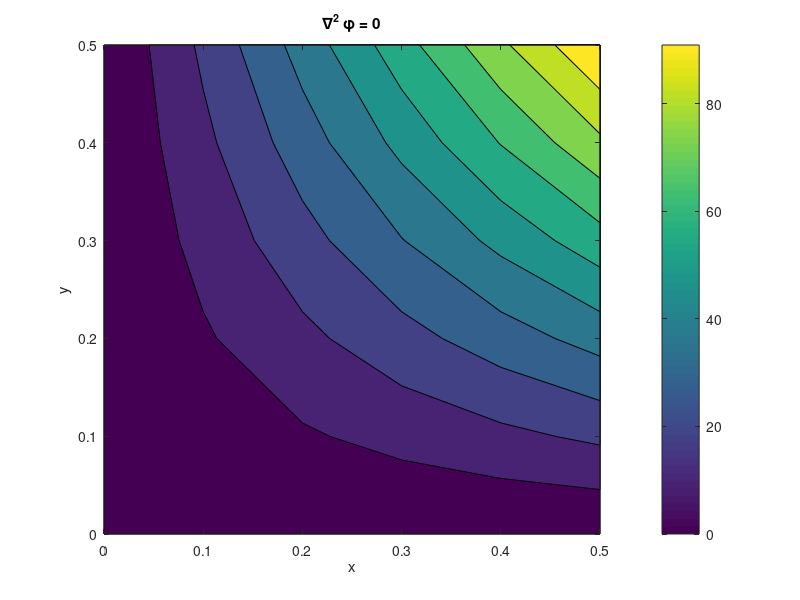

Source code (MATLAB):

clear

jmt=6;km=6;
Lx=0.5;
Ly=0.5;
dx=Lx/(jmt-1);dy=Ly/(km-1);
x=0:dx:Lx;
y=0:dy:Ly;
jmt=length(x);
km=length(y);

psi=zeros(jmt,km);
psi(:,end)=200*x';
psi(end,:)=200*y;




rja= (cos(pi/jmt)+(dx/dy)^2*cos(pi/km))/(1+(dx/dy)^2);
omega=2/(1+(1-rja^2)^0.5);

%%%%%%%%%%%% HERE IS where the interesting SOR part starts

cjp=1/dx^2 ;
cjm=1/dx^2 ;

ckp= 1/dy^2;
ckm= 1/dy^2;

e=-2/dx^2-2/dy^2 ;
f=0;

eps_sor=0.001;
anormf=0.;
anorm=1;

itt=0;

while anorm>anormf*eps_sor
 anorm=0;
 for j=2:jmt-1
  for k=2:km-1
    resid=psi(j+1,k)*cjp+psi(j-1,k)*cjm+psi(j,k+1)*ckp+psi(j,k-1)*ckm ...
           +e*psi(j,k) -f;
    psi(j,k)=psi(j,k)-omega*resid/e;
    anorm=anorm+abs(resid);
  end;
 end;
 if anormf==0 anormf=anorm; end;
 itt=itt+1;
 fprintf('anorm=%e , anormf=%e itt=%i\n',anorm,anormf*eps_sor,itt);

 clf
contourf(x,y,psi')
xlabel('x')
ylabel('y')
title('\nabla^2 \phi = 0')
colorbar 
pause(0.5)
 
end;

% clf
% contourf(x,y,psi')
% xlabel('x')
% ylabel('y')
% title('\nabla^2 \phi = 0')
% colorbar 